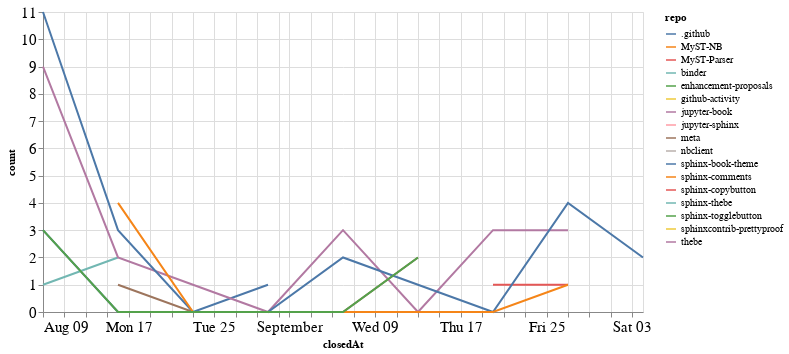

This figure's notebook cell:
### Code cell
closed_by_time = closed_by.groupby('repo').resample('W', on='closedAt').count()['author'].reset_index()
closed_by_time = closed_by_time.rename(columns={'author': 'count'})

alt.Chart(closed_by_time, width=600).mark_line().encode(
    x='closedAt',
    y='count',
    color='repo',
    tooltip="repo"
)

### Figure 1 — Vega-Lite specification as saved in the notebook (floating-point values rounded to 4 significant figures)
{"config": {"axisLeft": {"labelFontSize": 15}, "axisBottom": {"labelFontSize": 15}}, "data": {"name": "data-36a0e23bcfccbac5a4aab47702043115"}, "mark": "line", "encoding": {"color": {"type": "nominal", "field": "repo"}, "tooltip": {"type": "nominal", "field": "repo"}, "x": {"type": "temporal", "field": "closedAt"}, "y": {"type": "quantitative", "field": "count"}}, "width": 600, "$schema": "https://vega.github.io/schema/vega-lite/v4.8.1.json", "datasets": {"data-36a0e23bcfccbac5a4aab47702043115": [{"repo": ".github", "closedAt": "2020-08-09T00:00:00", "count": 3}, {"repo": ".github", "closedAt": "2020-08-16T00:00:00", "count": 0}, {"repo": ".github", "closedAt": "2020-08-23T00:00:00", "count": 0}, {"repo": ".github", "closedAt": "2020-08-30T00:00:00", "count": 1}, {"repo": "MyST-NB", "closedAt": "2020-09-06T00:00:00", "count": 1}, {"repo": "MyST-Parser", "closedAt": "2020-09-20T00:00:00", "count": 1}, {"repo": "MyST-Parser", "closedAt": "2020-09-27T00:00:00", "count": 1}, {"repo": "binder", "closedAt": "2020-08-09T00:00:00", "count": 1}, {"repo": "binder", "closedAt": "2020-08-16T00:00:00", "count": 2}, {"repo": "enhancement-proposals", "closedAt": "2020-08-30T00:00:00", "count": 1}, {"repo": "github-activity", "closedAt": "2020-08-09T00:00:00", "count": 2}, {"repo": "jupyter-book", "closedAt": "2020-08-09T00:00:00", "count": 9}, {"repo": "jupyter-book", "closedAt": "2020-08-16T00:00:00", "count": 2}, {"repo": "jupyter-book", "closedAt": "2020-08-23T00:00:00", "count": 1}, {"repo": "jupyter-book", "closedAt": "2020-08-30T00:00:00", "count": 0}, {"repo": "jupyter-book", "closedAt": "2020-09-06T00:00:00", "count": 3}, {"repo": "jupyter-book", "closedAt": "2020-09-13T00:00:00", "count": 0}, {"repo": "jupyter-book", "closedAt": "2020-09-20T00:00:00", "count": 3}, {"repo": "jupyter-book", "closedAt": "2020-09-27T00:00:00", "count": 3}, {"repo": "jupyter-sphinx", "closedAt": "2020-09-27T00:00:00", "count": 1}, {"repo": "meta", "closedAt": "2020-08-16T00:00:00", "count": 1}, {"repo": "meta", "closedAt": "2020-08-23T00:00:00", "count": 0}, {"repo": "meta", "closedAt": "2020-08-30T00:00:00", "count": 0}, {"repo": "meta", "closedAt": "2020-09-06T00:00:00", "count": 0}, {"repo": "meta", "closedAt": "2020-09-13T00:00:00", "count": 2}, {"repo": "nbclient", "closedAt": "2020-09-13T00:00:00", "count": 1}, {"repo": "sphinx-book-theme", "closedAt": "2020-08-09T00:00:00", "count": 11}, {"repo": "sphinx-book-theme", "closedAt": "2020-08-16T00:00:00", "count": 3}, {"repo": "sphinx-book-theme", "closedAt": "2020-08-23T00:00:00", "count": 0}, {"repo": "sphinx-book-theme", "closedAt": "2020-08-30T00:00:00", "count": 0}, {"repo": "sphinx-book-theme", "closedAt": "2020-09-06T00:00:00", "count": 2}, {"repo": "sphinx-book-theme", "closedAt": "2020-09-13T00:00:00", "count": 1}, {"repo": "sphinx-book-theme", "closedAt": "2020-09-20T00:00:00", "count": 0}, {"repo": "sphinx-book-theme", "closedAt": "2020-09-27T00:00:00", "count": 4}, {"repo": "sphinx-book-theme", "closedAt": "2020-10-04T00:00:00", "count": 2}, {"repo": "sphinx-comments", "closedAt": "2020-08-16T00:00:00", "count": 4}, {"repo": "sphinx-comments", "closedAt": "2020-08-23T00:00:00", "count": 0}, {"repo": "sphinx-comments", "closedAt": "2020-08-30T00:00:00", "count": 0}, {"repo": "sphinx-comments", "closedAt": "2020-09-06T00:00:00", "count": 0}, {"repo": "sphinx-comments", "closedAt": "2020-09-13T00:00:00", "count": 0}, {"repo": "sphinx-comments", "closedAt": "2020-09-20T00:00:00", "count": 0}, {"repo": "sphinx-comments", "closedAt": "2020-09-27T00:00:00", "count": 1}, {"repo": "sphinx-copybutton", "closedAt": "2020-09-27T00:00:00", "count": 1}, {"repo": "sphinx-thebe", "closedAt": "2020-08-16T00:00:00", "count": 1}, {"repo": "sphinx-togglebutton", "closedAt": "2020-08-09T00:00:00", "count": 3}, {"repo": "sphinx-togglebutton", "closedAt": "2020-08-16T00:00:00", "count": 0}, {"repo": "sphinx-togglebutton", "closedAt": "2020-08-23T00:00:00", "count": 0}, {"repo": "sphinx-togglebutton", "closedAt": "2020-08-30T00:00:00", "count": 0}, {"repo": "sphinx-togglebutton", "closedAt": "2020-09-06T00:00:00", "count": 0}, {"repo": "sphinx-togglebutton", "closedAt": "2020-09-13T00:00:00", "count": 2}, {"repo": "sphinxcontrib-prettyproof", "closedAt": "2020-09-27T00:00:00", "count": 1}, {"repo": "thebe", "closedAt": "2020-08-16T00:00:00", "count": 1}]}}
